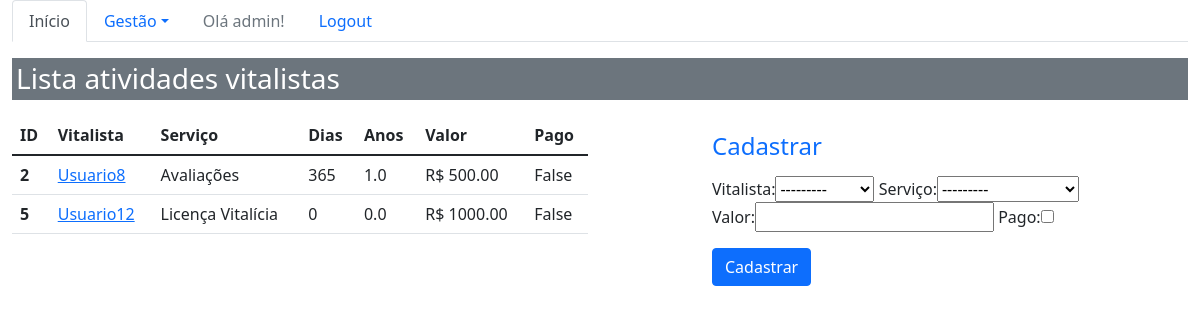
/sistema/atividades_vital/ (signed in), run on an earlier commit of the app's database.
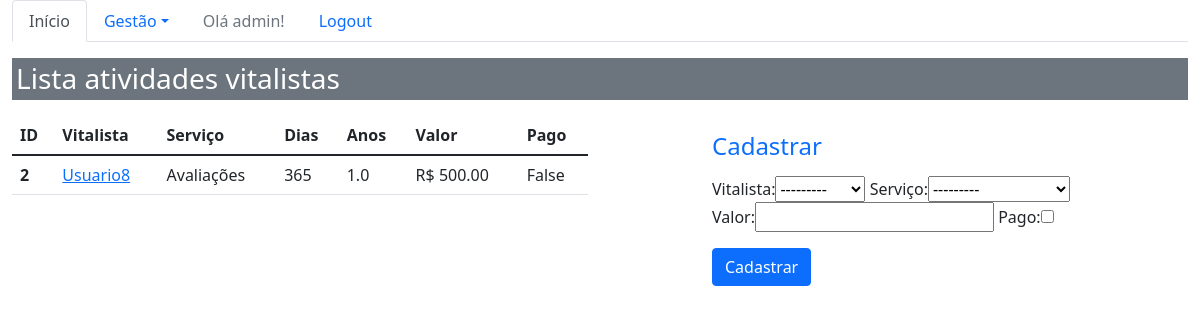
And on a later commit of the database.
### core/models.py (models this page shows, shortened)
class AtividadeVital(models.Model):
    vitalista = models.ForeignKey(Vitalista, on_delete=models.CASCADE)
    finalidade = models.ForeignKey(Finalidade, on_delete=models.CASCADE, verbose_name='serviço')
    valor = models.DecimalField(max_digits=6, decimal_places=2)
    pago = models.BooleanField(default=False)
    def dias_total(self):
        return math.ceil(((self.vitalista.termino - self.vitalista.inicio).total_seconds() / 86400) - 1)
    def anos_total(self):
        return round(self.dias_total() / 365, 2)

class Vitalista(models.Model):
    usuario = models.ForeignKey(Pessoa, on_delete=models.CASCADE)
    inicio = models.DateTimeField(auto_now=False)
    termino = models.DateTimeField(auto_now=True, null=True, blank=True)
    def __str__(self):
        return str(self.usuario)

class Pessoa(models.Model):
    nome = models.CharField(max_length=100)
    telefone = models.CharField(max_length=20)
    email = models.EmailField()
    profissao = models.CharField(max_length=100)
    area_atuacao = models.CharField(max_length=100)
    def __str__(self):
        return self.nome

class Finalidade(models.Model):
    nome = models.CharField(max_length=20)
    def __str__(self):
        return self.nome

### core/views.py (the view)
# urls.py: path('atividades_vital/', lista_atividades_vital,
def lista_atividades_vital(request):
    atividade_vital = AtividadeVital.objects.all()
    form = AtividadeVitalForm()
    data = {'atividades_vital': atividade_vital, 'forms':form}
    return render(request, 'core/lista_atividades_vital.html', data)

### core/forms.py
class AtividadeVitalForm(ModelForm):
    class Meta:
        model = AtividadeVital
        fields = '__all__'
        labels = {
            'finalidade': 'Serviço',
        }

### core/templates/core/lista_atividades_vital.html (shortened to what this page needs)
{%  extends 'base.html' %}
{% load bootstrap %}
{% block menu %}
    <ul class="nav nav-tabs">
      <li class="nav-item">
        <a class="nav-link active" aria-current="page" href="{% url 'core_home' %}">Início</a>
      </li>
    {% if user.is_authenticated %}
      <li class="nav-item dropdown">
        <a class="nav-link dropdown-toggle" data-bs-toggle="dropdown" href="#" role="button" aria-expanded="false">Gestão</a>
      </li>
         <li class="nav-item">
            <a class="nav-link disabled" href="">Olá {{ user }}!</a>
        </li>
        <li class="nav-item">
            <a class="nav-link" href="{% url 'logout' %}">Logout</a>
        </li>
    {% else %}
        <li class="nav-item">
            <a class="nav-link" href="{% url 'login' %}">Login</a>
        </li>
    {% endif %}
    </ul>
{% endblock %}
{% block main %}
    {% if user.is_authenticated %}
        <div class="row">
                <div class="col-12">
                     <h3 class="p-1 mb-2 bg-secondary text-white">Lista atividades vitalistas</h3>
                </div>
        </div>
         <div class="row">
            <div class="col-sm-6 table-responsive">
                <table class="table">
                  <thead>
                    <tr>
                      <th scope="col">ID</th>
                      <th scope="col">Vitalista</th>
                      <th scope="col">Serviço</th>
                      <th scope="col">Dias</th>
                      <th scope="col">Anos</th>
                      <th scope="col">Valor</th>
                      <th scope="col">Pago</th>
                    </tr>
                  </thead>
                  <tbody>
                    {% for atividade_vital in atividades_vital %}
                        <tr>
                          <th scope="row">{{ atividade_vital.id }}</th>
                          <td ><a href="{% url 'core_atividade_vital_update' atividade_vital.id %}"
                                 class="link-primary"> {{atividade_vital.vitalista}} </a>
                          </td>
                          <td>{{ atividade_vital.finalidade }}</td>
                          <td>{{ atividade_vital.dias_total }}</td>
                          <td>{{ atividade_vital.anos_total }}</td>
                          <td>R$ {{ atividade_vital.valor }}</td>
                          <td>{{ atividade_vital.pago }}</td>
                        </tr>
                    {% endfor %}
                  </tbody>
                </table>
            </div>
            <div class="col-sm-4 offset-md-1">
                <h4 class="text-primary"> Cadastrar</h4>
                <form action="{% url 'core_atividade_vital_novo' %}" method="POST">
                    {{ forms|bootstrap }}
                    <button type="submit" class="btn btn-primary">
                        Cadastrar</button>
                </form>
            </div>
         </div>
    {% endif %}
{% endblock %}

What changed in the data, as far as the page shows it:
removed AtividadeVital: id "5", vitalista "Usuario12", finalidade "Licença Vitalícia", dias_total "0", anos_total "0.0", valor "1000.00", pago "False"
